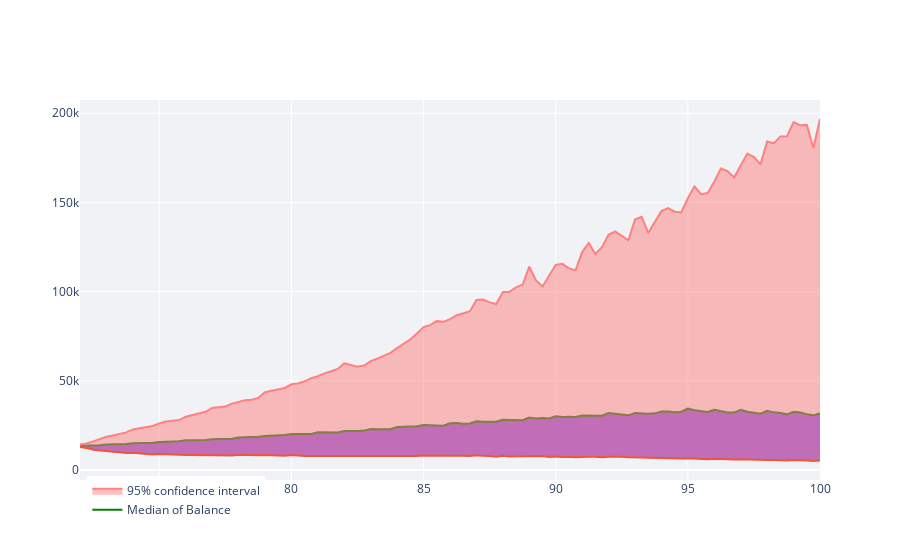

Notebook source saved alongside this figure:
### Code cell
fig1 = go.Figure()

fig1.add_trace(go.Scatter(x=wdrl_percentiles.columns, y= wdrl_percentiles.loc['50%', :],
                  mode = 'lines', name = "Median of Balance", marker_color='rgb(0,128,0)'))
fig1.add_traces([go.Scatter(x=wdrl_percentiles.columns, y=wdrl_percentiles.loc['2.5%', :],
                           mode = 'lines', line_color = 'rgba(255,128,128)', showlegend = False, 
                           fill='tonexty', fillcolor = 'rgb(131, 90, 241)'),
                go.Scatter(x=wdrl_percentiles.columns, y=wdrl_percentiles.loc['97.5%', :],
                           mode = 'lines', line_color = 'rgb(255,128,128)', 
                           name = '95% confidence interval',
                           fill='tonexty', fillcolor = 'rgba(255,255,255)')])

fig1.update_layout(legend=dict(
    yanchor="top",
    y=0.01,
    xanchor="left",
    x=0.01
))


fig1.update_layout(plot_bgcolor="#f0f2f6")
